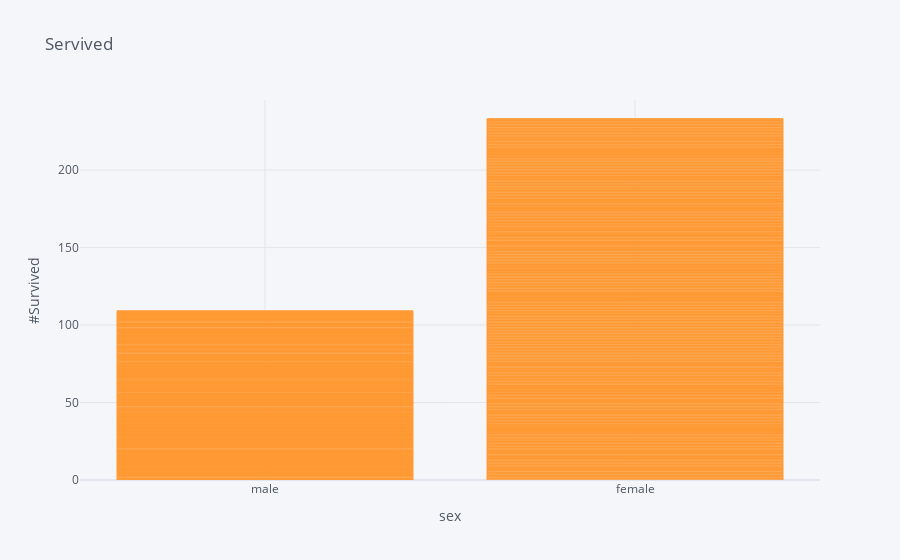

Source (notebook cell):
### Code cell
titanic.iplot(kind='bar',x='sex',y='survived',title='Servived',xTitle='sex', yTitle='#Survived')

### Figure 1 — Plotly figure (JSON) as saved in the notebook; plotly's stock layout.template omitted (floating-point values rounded to 4 significant figures; data arrays with more than 128 entries replaced by an {"elided": "..."} marker saying what was removed)
{"data": [{"marker": {"color": "rgba(255, 153, 51, 0.6)", "line": {"color": "rgba(255, 153, 51, 1.0)", "width": 1}}, "name": "survived", "orientation": "v", "text": "", "type": "bar", "x": {"elided": "891 str values"}, "y": {"elided": "891 int values"}}], "layout": {"legend": {"bgcolor": "#F5F6F9", "font": {"color": "#4D5663"}}, "paper_bgcolor": "#F5F6F9", "plot_bgcolor": "#F5F6F9", "title": {"font": {"color": "#4D5663"}, "text": "Servived"}, "xaxis": {"gridcolor": "#E1E5ED", "showgrid": true, "tickfont": {"color": "#4D5663"}, "title": {"font": {"color": "#4D5663"}, "text": "sex"}, "zerolinecolor": "#E1E5ED"}, "yaxis": {"gridcolor": "#E1E5ED", "showgrid": true, "tickfont": {"color": "#4D5663"}, "title": {"font": {"color": "#4D5663"}, "text": "#Survived"}, "zerolinecolor": "#E1E5ED"}}}
